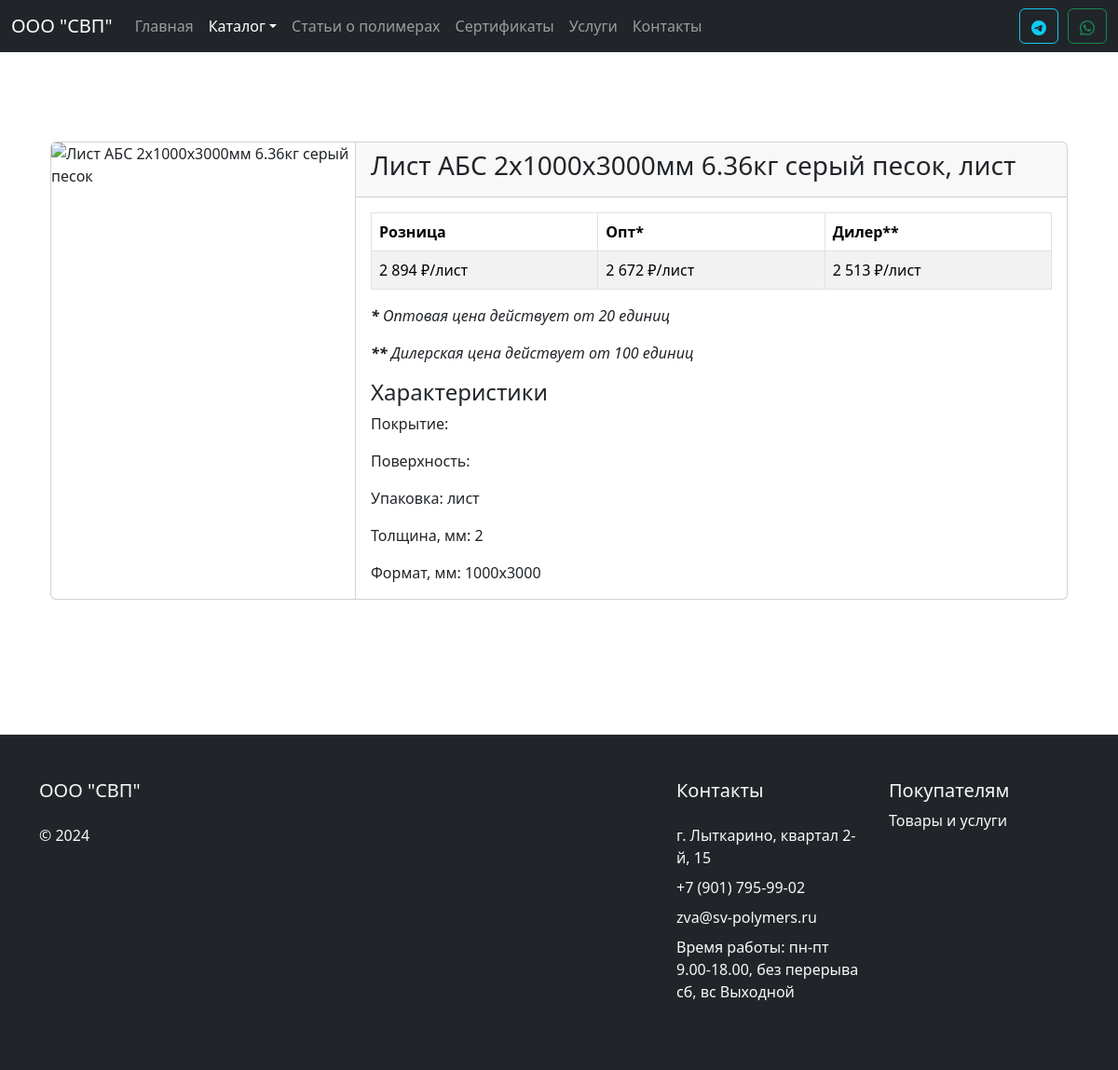
/catalog/abs/product.php?id=2, run on the app's committed database.
### tables this page shows
CREATE TABLE `products_abs` (
  `id` int(10) NOT NULL,
  `article` varchar(20) NOT NULL,
  `name` varchar(100) NOT NULL,
  `category` int(5) NOT NULL,
  `subcategory` int(5) DEFAULT NULL,
  `image` varchar(100) NOT NULL,
  `price` float NOT NULL,
  `opt_price` float NOT NULL,
  `diler_price` float NOT NULL,
  `pack` varchar(30) NOT NULL,
  `thickness` float NOT NULL,
  `length` int(10) NOT NULL,
  `width` int(10) NOT NULL,
  `weight` float NOT NULL COMMENT 'Вес',
  `density` float NOT NULL COMMENT 'Плотность',
  `color` varchar(30) NOT NULL
);

### catalog/abs/product.php (the view, shortened to what this page needs)
<?
include_once $_SERVER['DOCUMENT_ROOT'] . "/modules/header.php";
require($_SERVER['DOCUMENT_ROOT'] . '/database/db.php');
$id = $_GET['id'];
if ($id) {
  $sql = "SELECT * FROM products_abs WHERE id = $id";
} else {
}
$result = $conn->query($sql);
if ($result->num_rows != 0) {
  $product = $result->fetch_assoc();
}
?>
<div class="container my-5">
  <div class="container my-5">
    <div class="card my-5">
      <div class="row g-0">
        <div class="" style="max-width: 30%; border-right: 1px solid var(--bs-border-color-translucent);">
          <img src="<?= '/assets/images/catalog/' . $product['image'] ?>" class="img-fluid rounded-start" style="width: 100%; height: 100%;" alt="<?= $product['name'] ?>">
        </div>
        <div class="" style="flex: 1;">
          <div class="card-header">
            <h3><?= $product['name'] . ', ' . $product['pack'] ?></h3>
          </div>
          <div class="card-body">
            <table class="table table-striped table-bordered">
              <thead>
                <tr>
                  <th scope="col">Розница</th>
                  <th scope="col">Опт*</th>
                  <th scope="col">Дилер**</th>
                </tr>
              </thead>
              <tbody>
                <tr>
                  <td><?= number_format($product['price'], 0, '.', ' ') . ' ₽/лист' ?></td>
                  <td><?= number_format($product['opt_price'], 0, '.', ' ') . ' ₽/лист' ?></td>
                  <td><?= number_format($product['diler_price'], 0, '.', ' ') . ' ₽/лист' ?></td>
                </tr>
              </tbody>
            </table>
            <p><em><strong>*</strong> Оптовая цена действует от 20 единиц</em></p>
            <p><em><strong>**</strong> Дилерская цена действует от 100 единиц</em></p>
            <h4>Характеристики</h4>
            <p class="card-text"><?= 'Покрытие: ' . $product['surface_1'] ?></p>
            <p class="card-text"><?= 'Поверхность: ' . $product['surface_2'] ?></p>
            <p class="card-text"><?= 'Упаковка: ' . $product['pack'] ?></p>
            <p class="card-text"><?= 'Толщина, мм: ' . $product['thickness'] ?></p>
            <p class="card-text"><?= 'Формат, мм: ' . $product['length'] . 'x' . $product['width'] ?></p>
          </div>
        </div>
      </div>
    </div>
  </div>
</div>
<? include_once $_SERVER['DOCUMENT_ROOT'] . "/modules/footer.php"; ?>

### assets/style.css (style rules this page uses)
body { min-height: 100vh; display: flex; flex-direction: column; }

### data on the page
products_abs: name "Лист АБС 2х1000х3000мм 6.36кг серый песок", pack "лист", price "2 894", opt_price "2 672", diler_price "2 513", thickness "2", length "1000", width "3000"
